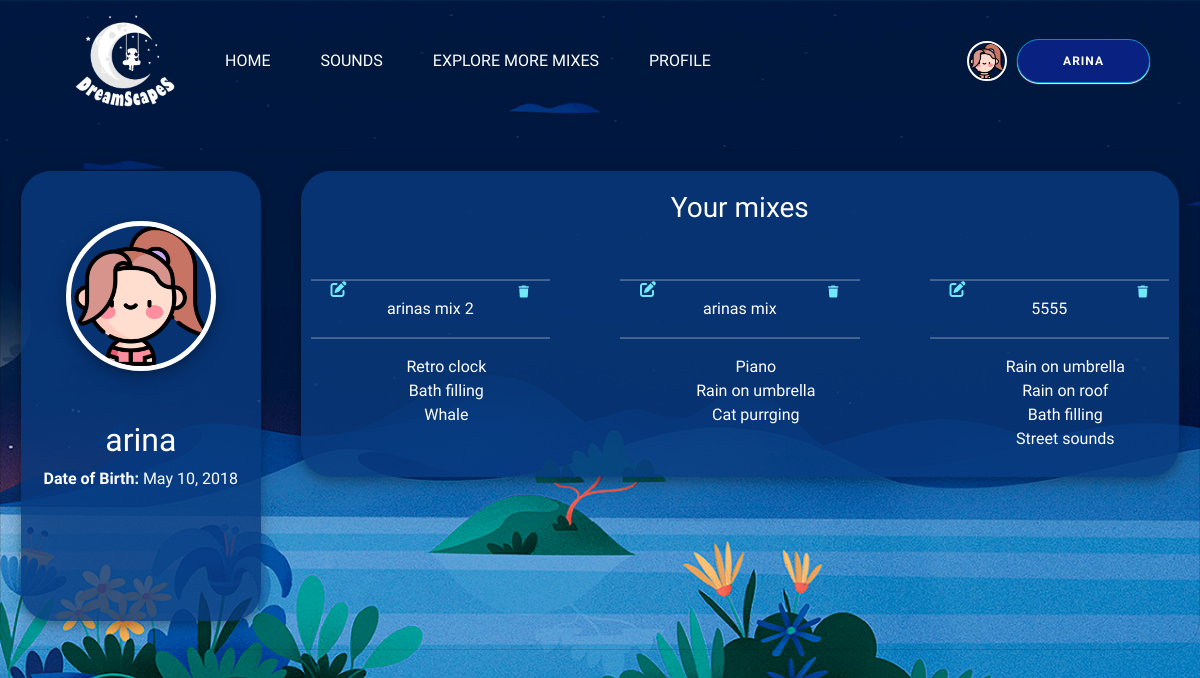
Screenshot of /profile/ (signed in) with the database file from the repository.
### DreamScapes_app/models.py (models this page shows, shortened)
class DreamUser(AbstractUser):
    profile_picture = models.ImageField(upload_to='profile_pictures/', null=True)
    date_of_birth = models.DateField(null=True)

class UserMix(models.Model):
    user = models.ForeignKey(DreamUser, on_delete=models.CASCADE)
    sounds = models.ManyToManyField(Sound)
    title = models.CharField(max_length=100)

class Sound(models.Model):
    title = models.CharField(max_length=100)
    file = models.FileField(upload_to='sounds/')
    icon = models.ImageField(upload_to='sound_icons/', null=True)
    categories = models.ManyToManyField(Category) #allow multiple categories per sound
    created_at = models.DateTimeField(auto_now_add=True, null=True)

### DreamScapes_app/views.py (the view)
# urls.py: path('profile/', views.user_profile, name='profile'),
def user_profile(request):
    if not request.user.is_authenticated:
        return redirect('signup')
    user_mixes = UserMix.objects.filter(user=request.user)
    return render(request, 'profile.html', {'user_mixes': user_mixes})

### DreamScapes_app/templates/profile.html (shortened to what this page needs)
{% extends 'base.html' %}
{% block content %}
{% load static %}
<link href="{% static 'DreamScapes_app/css/profile.css' %}" rel="stylesheet" type="text/css">
{% if user.is_authenticated %}
<div class="card">
    <div class="left-container">
        {% if user.profile_picture %}
        <img class="profile-image" src="{{ user.profile_picture.url }}" alt="profile_pic">
        {% else %}
        <img class="profile-image" src="{% static 'DreamScapes_app/images/user_default.png' %}" alt="profile_pic">
        {% endif %}
        <h2>{{ user.username }}</h2>
        <p class="date_of_birth"><strong>Date of Birth:</strong> {{ user.date_of_birth|default:"Not Provided" }}</p>
    </div>
    <div class="right-container">
        <h3>Your mixes</h3>
        <div class="row">
            {% if user_mixes %}
            {% for mix in user_mixes %}
            <div class="col">
                <div class="mix-item">
                    <hr>
                    <a class="action-icon edit-icon" href="{% url 'edit_mix' mix.id %}"><i class="fa fa-edit"></i></a>
                    <form method="post" action="{% url 'delete_mix' mix.id %}" onsubmit="return confirm('Are you sure you want to delete this mix?');">
                        <button class="action-icon delete-icon" type="submit"><i class="fa fa-trash"></i></button>
                    </form>
                    <span>{{ mix.title }}</span>
                    <hr>
                    <ul class="mix-sounds">
                        {% for sound in mix.sounds.all %}
                        <li class="sound">{{ sound.title }}</li>
                        {% endfor %}
                    </ul>
                </div>
            </div>
            {% endfor %}
            {% else %}
            <h3>Looks like You have no mixes yet!</h3>
            {% endif %}
        </div>
    </div>
</div>
{% endif %}
{% endblock %}

### DreamScapes_app/templates/base.html (shortened to what this page needs)
{% load static %}
<!DOCTYPE html>
<html lang="en">
<head>
    <link rel='stylesheet' href='https://cdnjs.cloudflare.com/ajax/libs/bootstrap/5.0.2/css/bootstrap.min.css'>
    <link rel='stylesheet' href='https://cdnjs.cloudflare.com/ajax/libs/font-awesome/6.2.1/css/all.min.css'>
    <link rel="stylesheet" href="https://maxcdn.bootstrapcdn.com/bootstrap/4.5.2/css/bootstrap.min.css">
    <link rel="stylesheet" href="https://cdn.jsdelivr.net/ionicons/2.0.1/css/ionicons.min.css">
    <link href="{% static 'DreamScapes_app/css/base.css' %}" rel="stylesheet" type="text/css">
</head>
<body>
    <nav>
        <div class="nav-left">
            <a class="logo" href="{% url 'index' %}">
                <img src="{% static 'DreamScapes_app/images/logo2.png' %}" alt="DreamScapes Logo">
            </a>
            <a href="{% url 'index' %}">HOME</a>
            <a href="{% url 'sounds' %}">SOUNDS</a>
            <a href="{% url 'mixes' %}">EXPLORE MORE MIXES</a>
            {% if user.is_authenticated %}
            <a href="{% url 'profile' %}">PROFILE</a>
            {%else%}
            <a href="{% url 'user_signup' %}">
                <i class="fa-solid fa-right-to-bracket"></i> SIGN UP</a>
            {% endif %}
        </div>
        <div class="nav-right">
            {% if user.is_authenticated %}
            <div class="profile-info">
                {% if user.profile_picture %}
                <img class="profile-pic" src="{{ user.profile_picture.url }}" alt="{{ user.username }}">
                {% else %}
                <img src="{% static 'DreamScapes_app/images/user_default.png' %}" width="40px">
                {% endif %}
                <button span data-toggle="dropdown">{{ user.username }}</button>
            </div>
            {% endif %}
        </div>
    </nav>
    <main>
        {% block content %}
        {% endblock %}
    </main>
</body>
</html>

### DreamScapes_app/static/DreamScapes_app/css/base.css (style rules this page uses)
* { box-sizing: border-box; font-family: "Gloria Hallelujah", cursive; }
body { margin: 0; padding: 0; }
nav { display: flex; justify-content: space-between; align-items: center; padding: 10px 50px; background-color: transparent; }
.nav-left, .nav-right { display: flex; align-items: center; }
.nav-left a, .nav-right a { color: white; text-decoration: none; margin: 0 15px; padding: 5px 10px; border-radius: 5px; transition: background-color 0.3s; }
.logo img { width: 100px; }
.profile-info { display: flex; align-items: center; position: relative; color: #fff; }
.profile-pic { width: 40px; height: 40px; border-radius: 50%; margin-right: 10px; border: #fff 2px solid; }
button { border-radius: 50px; box-shadow: 0 1px 1px; border: 1px solid #008ecf; background: #092180; color: #fff; font-size: 12px; font-weight: bold; padding: 12px 45px; letter-spacing: 1px; text-transform: uppercase; transition: transform 80ms ease-in; cursor: pointer; }

### DreamScapes_app/static/DreamScapes_app/css/profile.css (style rules this page uses)
* { margin: 0; padding: 0; box-sizing: border-box; list-style: none; }
body { color: rgb(255, 255, 255); background-image: url('/static/DreamScapes_app/images/profile_bg.jpg'); background-size: cover; background-repeat: no-repeat; background-position: bottom center; background-attachment: fixed; height: 100vh; margin: 0; overflow: auto; }
.card { display: flex; flex-direction: row; justify-content: space-between; align-items: flex-start; border-radius: 30px; width: 100%; position: absolute; height: 500px; top: 50%; left: 50%; transform: translate(-50%, -50%); background-color: transparent; }
.left-container { background: #093a7ecf; flex: 1; max-width: 20%; display: flex; flex-direction: column; align-items: center; height: 450px; margin: 20px; border-radius: 30px; box-shadow: 0 4px 8px 0 rgba(0, 0, 0, 0.2), 0 6px 20px 0 rgba(0, 0, 0, 0.19); }
.left-container .profile-image { width: 150px; height: 150px; border-radius: 50%; display: block; margin: 50px auto; box-shadow: 0 4px 8px 0 rgba(0, 0, 0, 0.2), 0 6px 20px 0 rgba(0, 0, 0, 0.19); border: 5px solid #fff; }
.right-container { direction: row; background: #093a7ecf; flex: 1; max-width: 80%; margin: 20px; border-radius: 30px; box-shadow: 0 4px 8px 0 rgba(0, 0, 0, 0.2), 0 6px 20px 0 rgba(0, 0, 0, 0.19); }
.right-container h3 { text-align: center; padding: 20px 0; }
.right-container .row { display: flex; flex-wrap: wrap; gap: 20px; }
.right-container .col { flex: 1; min-width: calc(20% - 20px); }
.mix-item { text-align: center; background-size: cover; background-repeat: no-repeat; background-position: center; border-radius: 15px; overflow: hidden; margin: 10px; position: relative; }
.delete-icon, .edit-icon { position: absolute; padding: 5px 10px; border-radius: 15px; cursor: pointer; color: #70e8f8; }
.edit-icon { top: 10px; left: 10px; }
.delete-icon { top: 15px; right: 10px; border: none; background-color: transparent; box-shadow: none; }
.mix-sounds li.sound { list-style-type: none; padding-left: 0; margin-left: 0; }

### rows the page displays
DreamUser: profile_picture (picture), username "ARINA", username "arina", date_of_birth "May 10, 2018"
UserMix: title "arinas mix 2"
Sound: title "Retro clock"
Sound: title "Bath filling"
Sound: title "Whale"
UserMix: title "arinas mix"
Sound: title "Piano"
Sound: title "Rain on umbrella"
Sound: title "Cat purrging"
UserMix: title "5555"
Sound: title "Rain on roof"
Sound: title "Street sounds"
